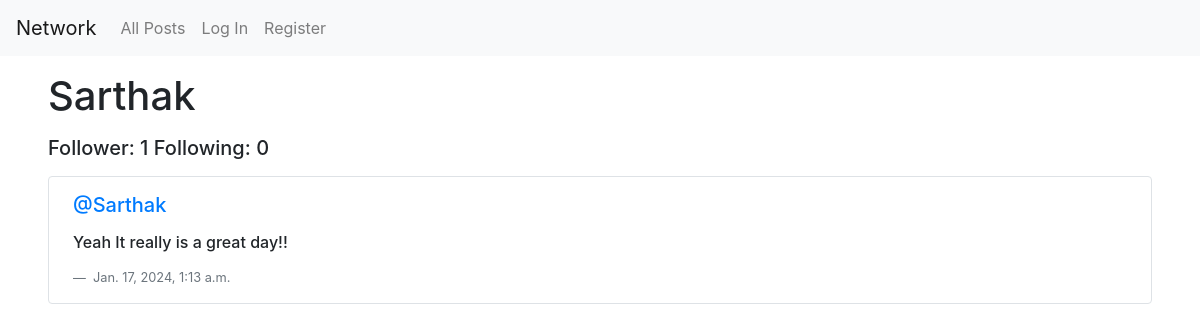
Page /profilePage/2 on the committed database.
### network/models.py (models this page shows, shortened)
class User(AbstractUser):
    pass

class Post(models.Model):
    postContent = models.CharField(max_length = 140)
    postUser = models.ForeignKey(User, on_delete = models.CASCADE, related_name="author")
    postDate = models.DateTimeField(auto_now_add=True)

### network/views.py (the view)
# urls.py: path("profilePage/<int:user_id>", views.profilePage, name="profilePage"),
def profilePage(request, user_id):
    user = User.objects.get(pk=user_id)
    allPosts = Post.objects.all().order_by("id").filter(postUser=user).reverse()
    following = Follow.objects.filter(following=user)
    follower = Follow.objects.filter(followed=user)
    p = Paginator(allPosts, 10)
    page_number = request.GET.get('page')
    postsPerPage = p.get_page(page_number)
    try:
        checkFollow = follower.filter(following=User.objects.get(pk=request.user.id))
        if len(checkFollow) != 0:
            isFollowing = True
        else:
            isFollowing = False
    except:
        isFollowing = False
    return render(request, "network/profilePage.html", {
        "allPosts": postsPerPage,
        "username": user.username,
        "following": following,
        "follower": follower,
        "isFollowing": isFollowing,
        "user_profile": user
    })

### network/templates/network/profilePage.html (shortened to what this page needs)
{% extends "network/layout.html" %}
{% block body %}
    <div>
        <h1 class="my-3 mx-5">{{ username }}</h1>
        <h5 class="my-3 mx-5">Follower: {{ follower.count }}  Following: {{ following.count }}</h5>
    </div>
        {% for post in allPosts %}
            <div class="border rounded my-3 mx-5">
                <h5 class = "my-3 mx-4"><a href="{% url 'profilePage' user_id=post.postUser.id %}">@{{ post.postUser }}</a></h5>
                <h6 class = "my-3 mx-4"> {{ post.postContent }} </h6>
                <p class = "my-3 mx-4 blockquote-footer"> {{ post.postDate }} </p>
            </div>
        {% endfor %}
{% endblock %}

### rows in the picture
User: username "Sarthak"
Post: postUser "Sarthak", postContent "Yeah It really is a great day!!", postDate "Jan. 17, 2024, 1:13 a.m."

### other values in the picture
{{ follower.count }} "1"
{{ following.count }} "0"
